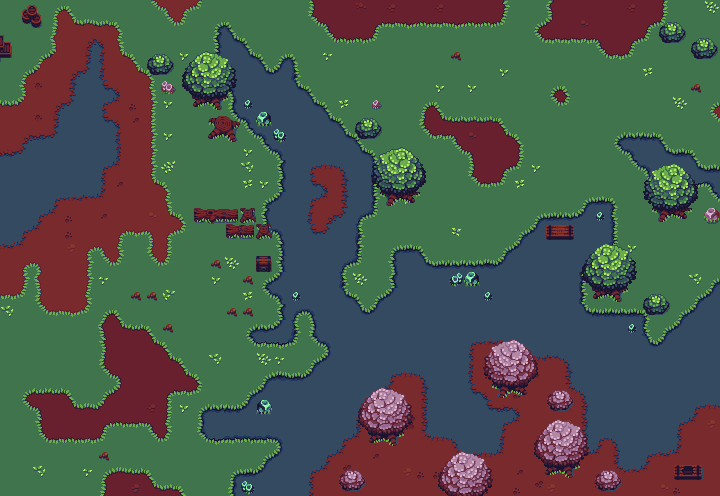

A 2D game scene composited from a Tiled map and its tileset images. What follows is a short description and the map's XML, with each tile layer's data collapsed to a summary:
An orthogonal 45x31 tile map with 16x16 px tiles, 2 tile layers (Ground, Fringe) and 29 objects (2x Location, 2x NPC, Trigger, Fixture, Sign).

<map version="1.10" tiledversion="1.11.2" orientation="orthogonal" renderorder="right-down" width="45" height="31" tilewidth="16" tileheight="16" infinite="0" nextlayerid="4" nextobjectid="38">
 <properties>
  <property name="enemyTint" type="color" value="#ffa33636" />
 </properties>
 <tileset firstgid="1" name="outdoor" tilewidth="16" tileheight="16" tilecount="288" columns="24">
  <image source="buch-outdoor.png" width="384" height="192" />
  <tile id="6" probability="0.1" />
  <tile id="27" probability="0.05" />
  <tile id="28" probability="0.05" />
  <tile id="30" probability="0.1" />
  <tile id="51" probability="0.05" />
  <tile id="52" probability="0.05" />
  <tile id="54" probability="0.1" />
  <tile id="75" probability="0.05" />
  <tile id="76" probability="0.05" />
  <tile id="78" probability="0.1" />
  <tile id="82" probability="0.1" />
  <tile id="83" probability="0.1" />
  <tile id="99" probability="0.05" />
  <tile id="102" probability="0.1" />
  <tile id="106" probability="0.1" />
  <tile id="107" probability="0.1" />
  <tile id="126" probability="0.1" />
  <wangsets>
   <wangset name="Terrains" type="corner" tile="25">
    <wangcolor name="Grass" color="#fce94f" tile="150" probability="1" />
    <wangcolor name="Dirt" color="#ef2929" tile="100" probability="1" />
    <wangcolor name="Dark Dirt" color="#f57900" tile="34" probability="1" />
    <wangcolor name="Water" color="#729fcf" tile="171" probability="1" />
    <wangtile tileid="0" wangid="0,1,0,2,0,1,0,1" />
    <wangtile tileid="1" wangid="0,1,0,2,0,2,0,1" />
    <wangtile tileid="2" wangid="0,1,0,2,0,2,0,1" />
    <wangtile tileid="3" wangid="0,1,0,2,0,2,0,1" />
    <wangtile tileid="4" wangid="0,1,0,2,0,2,0,1" />
    <wangtile tileid="5" wangid="0,1,0,1,0,2,0,1" />
    <wangtile tileid="6" wangid="0,1,0,1,0,1,0,1" />
    <wangtile tileid="7" wangid="0,2,0,3,0,2,0,2" />
    <wangtile tileid="8" wangid="0,2,0,3,0,3,0,2" />
    <wangtile tileid="9" wangid="0,2,0,3,0,3,0,2" />
    <wangtile tileid="10" wangid="0,2,0,3,0,3,0,2" />
    <wangtile tileid="11" wangid="0,2,0,3,0,3,0,2" />
    <wangtile tileid="12" wangid="0,2,0,2,0,3,0,2" />
    <wangtile tileid="13" wangid="0,1,0,3,0,1,0,1" />
    <wangtile tileid="14" wangid="0,1,0,3,0,3,0,1" />
    <wangtile tileid="15" wangid="0,1,0,3,0,3,0,1" />
    <wangtile tileid="16" wangid="0,1,0,3,0,3,0,1" />
    <wangtile tileid="17" wangid="0,1,0,3,0,3,0,1" />
    <wangtile tileid="18" wangid="0,1,0,1,0,3,0,1" />
    <wangtile tileid="24" wangid="0,2,0,2,0,1,0,1" />
    <wangtile tileid="25" wangid="0,2,0,1,0,2,0,2" />
    <wangtile tileid="26" wangid="0,2,0,2,0,1,0,2" />
    <wangtile tileid="27" wangid="0,2,0,2,0,2,0,2" />
    <wangtile tileid="28" wangid="0,2,0,2,0,2,0,2" />
    <wangtile tileid="29" wangid="0,1,0,1,0,2,0,2" />
    <wangtile tileid="30" wangid="0,1,0,1,0,1,0,1" />
    <wangtile tileid="31" wangid="0,3,0,3,0,2,0,2" />
    <wangtile tileid="32" wangid="0,3,0,2,0,3,0,3" />
    <wangtile tileid="33" wangid="0,3,0,3,0,2,0,3" />
    <wangtile tileid="34" wangid="0,3,0,3,0,3,0,3" />
    <wangtile tileid="35" wangid="0,3,0,3,0,3,0,3" />
    <wangtile tileid="36" wangid="0,2,0,2,0,3,0,3" />
    <wangtile tileid="37" wangid="0,3,0,3,0,1,0,1" />
    <wangtile tileid="38" wangid="0,3,0,1,0,3,0,3" />
    <wangtile tileid="39" wangid="0,3,0,3,0,1,0,3" />
    <wangtile tileid="40" wangid="0,3,0,3,0,3,0,3" />
    <wangtile tileid="42" wangid="0,1,0,1,0,3,0,3" />
    <wangtile tileid="48" wangid="0,2,0,2,0,1,0,1" />
    <wangtile tileid="49" wangid="0,1,0,2,0,2,0,2" />
    <wangtile tileid="50" wangid="0,2,0,2,0,2,0,1" />
    <wangtile tileid="51" wangid="0,2,0,2,0,2,0,2" />
    <wangtile tileid="52" wangid="0,2,0,2,0,2,0,2" />
    <wangtile tileid="53" wangid="0,1,0,1,0,2,0,2" />
    <wangtile tileid="54" wangid="0,1,0,1,0,1,0,1" />
    <wangtile tileid="55" wangid="0,3,0,3,0,2,0,2" />
    <wangtile tileid="56" wangid="0,2,0,3,0,3,0,3" />
    <wangtile tileid="57" wangid="0,3,0,3,0,3,0,2" />
    <wangtile tileid="58" wangid="0,3,0,3,0,3,0,3" />
    <wangtile tileid="59" wangid="0,3,0,3,0,3,0,3" />
    <wangtile tileid="60" wangid="0,2,0,2,0,3,0,3" />
    <wangtile tileid="61" wangid="0,3,0,3,0,1,0,1" />
    <wangtile tileid="62" wangid="0,1,0,3,0,3,0,3" />
    <wangtile tileid="63" wangid="0,3,0,3,0,3,0,1" />
    <wangtile tileid="66" wangid="0,1,0,1,0,3,0,3" />
    <wangtile tileid="72" wangid="0,2,0,2,0,1,0,1" />
    <wangtile tileid="73" wangid="0,2,0,1,0,2,0,1" />
    <wangtile tileid="74" wangid="0,1,0,2,0,1,0,2" />
    <wangtile tileid="75" wangid="0,2,0,2,0,2,0,2" />
    <wangtile tileid="76" wangid="0,2,0,2,0,2,0,2" />
    <wangtile tileid="77" wangid="0,1,0,1,0,2,0,2" />
    <wangtile tileid="78" wangid="0,1,0,1,0,1,0,1" />
    <wangtile tileid="79" wangid="0,3,0,3,0,2,0,2" />
    <wangtile tileid="80" wangid="0,3,0,2,0,3,0,2" />
    <wangtile tileid="81" wangid="0,2,0,3,0,2,0,3" />
    <wangtile tileid="82" wangid="0,3,0,3,0,3,0,3" />
    <wangtile tileid="83" wangid="0,3,0,3,0,3,0,3" />
    <wangtile tileid="84" wangid="0,2,0,2,0,3,0,3" />
    <wangtile tileid="85" wangid="0,3,0,3,0,1,0,1" />
    <wangtile tileid="86" wangid="0,3,0,1,0,3,0,1" />
    <wangtile tileid="87" wangid="0,1,0,3,0,1,0,3" />
    <wangtile tileid="90" wangid="0,1,0,1,0,3,0,3" />
    <wangtile tileid="96" wangid="0,2,0,2,0,1,0,1" />
    <wangtile tileid="97" wangid="0,1,0,2,0,1,0,2" />
    <wangtile tileid="98" wangid="0,2,0,1,0,2,0,1" />
    <wangtile tileid="99" wangid="0,2,0,2,0,2,0,2" />
    <wangtile tileid="100" wangid="0,2,0,2,0,2,0,2" />
    <wangtile tileid="101" wangid="0,1,0,1,0,2,0,2" />
    <wangtile tileid="102" wangid="0,1,0,1,0,1,0,1" />
    <wangtile tileid="103" wangid="0,3,0,3,0,2,0,2" />
    <wangtile tileid="104" wangid="0,2,0,3,0,2,0,3" />
    <wangtile tileid="105" wangid="0,3,0,2,0,3,0,2" />
    <wangtile tileid="106" wangid="0,3,0,3,0,3,0,3" />
    <wangtile tileid="107" wangid="0,3,0,3,0,3,0,3" />
    <wangtile tileid="108" wangid="0,2,0,2,0,3,0,3" />
    <wangtile tileid="109" wangid="0,3,0,3,0,1,0,1" />
    <wangtile tileid="110" wangid="0,1,0,3,0,1,0,3" />
    <wangtile tileid="111" wangid="0,3,0,1,0,3,0,1" />
    <wangtile tileid="114" wangid="0,1,0,1,0,3,0,3" />
    <wangtile tileid="120" wangid="0,2,0,1,0,1,0,1" />
    <wangtile tileid="121" wangid="0,2,0,1,0,1,0,2" />
    <wangtile tileid="122" wangid="0,2,0,1,0,1,0,2" />
    <wangtile tileid="123" wangid="0,2,0,1,0,1,0,2" />
    <wangtile tileid="124" wangid="0,2,0,1,0,1,0,2" />
    <wangtile tileid="125" wangid="0,1,0,1,0,1,0,2" />
    <wangtile tileid="126" wangid="0,1,0,1,0,1,0,1" />
    <wangtile tileid="127" wangid="0,3,0,2,0,2,0,2" />
    <wangtile tileid="128" wangid="0,3,0,2,0,2,0,3" />
    <wangtile tileid="129" wangid="0,3,0,2,0,2,0,3" />
    <wangtile tileid="130" wangid="0,3,0,2,0,2,0,3" />
    <wangtile tileid="131" wangid="0,3,0,2,0,2,0,3" />
    <wangtile tileid="132" wangid="0,2,0,2,0,2,0,3" />
    <wangtile tileid="133" wangid="0,3,0,1,0,1,0,1" />
    <wangtile tileid="134" wangid="0,3,0,1,0,1,0,3" />
    <wangtile tileid="135" wangid="0,3,0,1,0,1,0,3" />
    <wangtile tileid="136" wangid="0,3,0,1,0,1,0,3" />
    <wangtile tileid="137" wangid="0,3,0,1,0,1,0,3" />
    <wangtile tileid="138" wangid="0,1,0,1,0,1,0,3" />
    <wangtile tileid="144" wangid="0,1,0,4,0,1,0,1" />
    <wangtile tileid="145" wangid="0,1,0,4,0,4,0,1" />
    <wangtile tileid="146" wangid="0,1,0,4,0,4,0,1" />
    <wangtile tileid="147" wangid="0,1,0,4,0,4,0,1" />
    <wangtile tileid="148" wangid="0,1,0,4,0,4,0,1" />
    <wangtile tileid="149" wangid="0,1,0,1,0,4,0,1" />
    <wangtile tileid="150" wangid="0,1,0,1,0,1,0,1" />
    <wangtile tileid="151" wangid="0,2,0,4,0,2,0,2" />
    <wangtile tileid="152" wangid="0,2,0,4,0,4,0,2" />
    <wangtile tileid="153" wangid="0,2,0,4,0,4,0,2" />
    <wangtile tileid="154" wangid="0,2,0,4,0,4,0,2" />
    <wangtile tileid="155" wangid="0,2,0,4,0,4,0,2" />
    <wangtile tileid="156" wangid="0,2,0,2,0,4,0,2" />
    <wangtile tileid="168" wangid="0,4,0,4,0,1,0,1" />
    <wangtile tileid="169" wangid="0,4,0,1,0,4,0,4" />
    <wangtile tileid="170" wangid="0,4,0,4,0,1,0,4" />
    <wangtile tileid="171" wangid="0,4,0,4,0,4,0,4" />
    <wangtile tileid="172" wangid="0,4,0,4,0,4,0,4" />
    <wangtile tileid="173" wangid="0,1,0,1,0,4,0,4" />
    <wangtile tileid="174" wangid="0,1,0,1,0,1,0,1" />
    <wangtile tileid="175" wangid="0,4,0,4,0,2,0,2" />
    <wangtile tileid="176" wangid="0,4,0,2,0,4,0,4" />
    <wangtile tileid="177" wangid="0,4,0,4,0,2,0,4" />
    <wangtile tileid="178" wangid="0,4,0,4,0,4,0,4" />
    <wangtile tileid="179" wangid="0,4,0,4,0,4,0,4" />
    <wangtile tileid="180" wangid="0,2,0,2,0,4,0,4" />
    <wangtile tileid="192" wangid="0,4,0,4,0,1,0,1" />
    <wangtile tileid="193" wangid="0,1,0,4,0,4,0,4" />
    <wangtile tileid="194" wangid="0,4,0,4,0,4,0,1" />
    <wangtile tileid="195" wangid="0,4,0,4,0,4,0,4" />
    <wangtile tileid="196" wangid="0,4,0,4,0,4,0,4" />
    <wangtile tileid="197" wangid="0,1,0,1,0,4,0,4" />
    <wangtile tileid="198" wangid="0,1,0,1,0,1,0,1" />
    <wangtile tileid="199" wangid="0,4,0,4,0,2,0,2" />
    <wangtile tileid="200" wangid="0,2,0,4,0,4,0,4" />
    <wangtile tileid="201" wangid="0,4,0,4,0,4,0,2" />
    <wangtile tileid="202" wangid="0,4,0,4,0,4,0,4" />
    <wangtile tileid="203" wangid="0,4,0,4,0,4,0,4" />
    <wangtile tileid="204" wangid="0,2,0,2,0,4,0,4" />
    <wangtile tileid="216" wangid="0,4,0,4,0,1,0,1" />
    <wangtile tileid="217" wangid="0,4,0,1,0,4,0,1" />
    <wangtile tileid="218" wangid="0,1,0,4,0,1,0,4" />
    <wangtile tileid="219" wangid="0,4,0,4,0,4,0,4" />
    <wangtile tileid="220" wangid="0,4,0,4,0,4,0,4" />
    <wangtile tileid="221" wangid="0,1,0,1,0,4,0,4" />
    <wangtile tileid="222" wangid="0,1,0,1,0,1,0,1" />
    <wangtile tileid="223" wangid="0,4,0,4,0,2,0,2" />
    <wangtile tileid="224" wangid="0,4,0,2,0,4,0,2" />
    <wangtile tileid="225" wangid="0,2,0,4,0,2,0,4" />
    <wangtile tileid="226" wangid="0,4,0,4,0,4,0,4" />
    <wangtile tileid="227" wangid="0,4,0,4,0,4,0,4" />
    <wangtile tileid="228" wangid="0,2,0,2,0,4,0,4" />
    <wangtile tileid="240" wangid="0,4,0,4,0,1,0,1" />
    <wangtile tileid="241" wangid="0,1,0,4,0,1,0,4" />
    <wangtile tileid="242" wangid="0,4,0,1,0,4,0,1" />
    <wangtile tileid="243" wangid="0,4,0,4,0,4,0,4" />
    <wangtile tileid="244" wangid="0,4,0,4,0,4,0,4" />
    <wangtile tileid="245" wangid="0,1,0,1,0,4,0,4" />
    <wangtile tileid="246" wangid="0,1,0,1,0,1,0,1" />
    <wangtile tileid="247" wangid="0,4,0,4,0,2,0,2" />
    <wangtile tileid="248" wangid="0,2,0,4,0,2,0,4" />
    <wangtile tileid="249" wangid="0,4,0,2,0,4,0,2" />
    <wangtile tileid="250" wangid="0,4,0,4,0,4,0,4" />
    <wangtile tileid="251" wangid="0,4,0,4,0,4,0,4" />
    <wangtile tileid="252" wangid="0,2,0,2,0,4,0,4" />
    <wangtile tileid="264" wangid="0,4,0,1,0,1,0,1" />
    <wangtile tileid="265" wangid="0,4,0,1,0,1,0,4" />
    <wangtile tileid="266" wangid="0,4,0,1,0,1,0,4" />
    <wangtile tileid="267" wangid="0,4,0,1,0,1,0,4" />
    <wangtile tileid="268" wangid="0,4,0,1,0,1,0,4" />
    <wangtile tileid="269" wangid="0,1,0,1,0,1,0,4" />
    <wangtile tileid="270" wangid="0,1,0,1,0,1,0,1" />
    <wangtile tileid="271" wangid="0,4,0,2,0,2,0,2" />
    <wangtile tileid="272" wangid="0,4,0,2,0,2,0,4" />
    <wangtile tileid="273" wangid="0,4,0,2,0,2,0,4" />
    <wangtile tileid="274" wangid="0,4,0,2,0,2,0,4" />
    <wangtile tileid="275" wangid="0,4,0,2,0,2,0,4" />
    <wangtile tileid="276" wangid="0,2,0,2,0,2,0,4" />
   </wangset>
  </wangsets>
 </tileset>
 <layer id="1" name="Ground" width="45" height="31">
  <data>[1395 cells, 1395 non-empty, 133 distinct tile ids]</data>
 </layer>
 <layer id="2" name="Fringe" width="45" height="31">
  <data>[1395 cells, 190 non-empty, 66 distinct tile ids]</data>
 </layer>
 <objectgroup id="3" name="Objects">
  <object id="1" name="maggots" type="Location" x="453.167" y="50.6667" width="155" height="99">
   <properties>
    <property name="spawncount" type="int" value="5" />
    <property name="spawntype" value="maggot" />
   </properties>
  </object>
  <object id="2" name="discover chest" type="Trigger" x="201" y="200" width="127" height="127">
   <properties>
    <property name="script" type="file" value="chest-discovered.lua" />
   </properties>
   <ellipse />
  </object>
  <object id="3" name="unreachable" type="Fixture" x="2" y="158">
   <properties>
    <property name="static" type="bool" value="true" />
   </properties>
   <polygon points="0,0 55,-23 96,-117 110,-61 104,-42 119,-33 116,6 104,9 100,36 60,43 53,58 43,58 34,74 21,69 18,90 0,89" />
  </object>
  <object id="5" name="guard" type="NPC" x="22" y="361">
   <polyline points="-3,120 87,91 154,96 181,16 273,-1" />
  </object>
  <object id="6" name="guard" type="NPC" x="277" y="18">
   <polyline points="0,0 75,78 133,82 176,179 274,183" />
  </object>
  <object id="10" gid="282" x="413.333" y="225.333" width="16" height="16" />
  <object id="11" gid="282" x="421.667" y="218" width="16" height="16" />
  <object id="12" gid="2147483930" x="423" y="235.333" width="16" height="16" />
  <object id="13" gid="282" x="5" y="70" width="16" height="16" />
  <object id="14" gid="282" x="-3.66667" y="80.3333" width="16" height="16" />
  <object id="16" gid="283" x="538" y="418.333" width="16" height="16" />
  <object id="17" gid="283" x="407.667" y="462" width="16" height="16" />
  <object id="18" gid="283" x="417" y="473.667" width="16" height="16" />
  <object id="19" gid="283" x="402.667" y="469" width="16" height="16" />
  <object id="21" gid="2147483930" x="683.333" y="260.5" width="16" height="16" />
  <object id="22" gid="282" x="692.167" y="269.167" width="16" height="16" />
  <object id="23" gid="282" x="701.667" y="247.833" width="16" height="16" />
  <object id="24" gid="282" x="688.5" y="242" width="16" height="16" />
  <object id="25" gid="282" x="670.5" y="263.5" width="16" height="16" />
  <object id="26" gid="282" x="680" y="284" width="16" height="16" />
  <object id="27" gid="282" x="643.833" y="283.667" width="16" height="16" />
  <object id="28" gid="282" x="63.4165" y="386" width="16" height="16" />
  <object id="29" gid="282" x="9.0835" y="356.167" width="16" height="16" />
  <object id="30" gid="282" x="11.9165" y="385" width="16" height="16" />
  <object id="31" gid="282" x="54.2495" y="378.5" width="16" height="16" />
  <object id="32" gid="2147483930" x="2.4165" y="364.5" width="16" height="16" />
  <object id="33" gid="2147483930" x="41.5835" y="382.833" width="16" height="16" />
  <object id="34" type="Sign" gid="257" x="670.667" y="87" width="16" height="16">
   <properties>
    <property name="text" value="East West" />
   </properties>
  </object>
  <object id="37" name="player-start" type="Location" x="192" y="160">
   <point />
  </object>
 </objectgroup>
</map>
